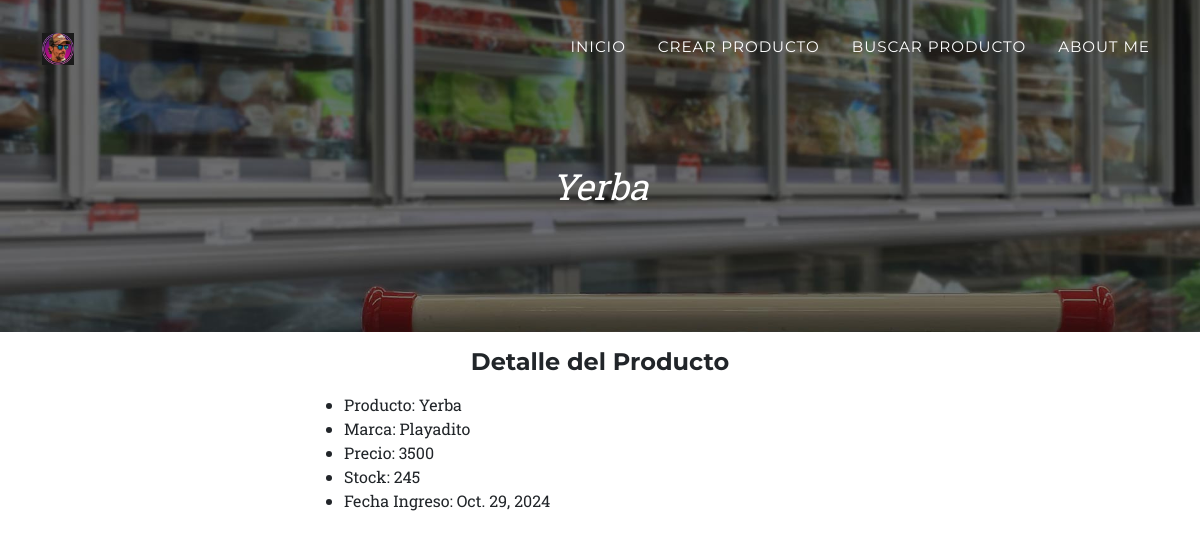
Page /ver_producto/1 on the committed database.
### supermercados/models.py (models this page shows, shortened)
class Productos(models.Model):
    producto    = models.CharField(max_length=20)
    marca       = models.CharField(max_length=20)
    precio      = models.IntegerField()
    stock       = models.IntegerField()
    fecha       = models.DateField()

### supermercados/views.py (the view)
# urls.py: path('ver_producto/<int:id>', views.verProducto, name='ver_producto'),
def verProducto(request, id):
    producto    = Productos.objects.get(id=id)
    return render(request, 'ver_producto.html',{'producto':producto})

### supermercados/templates/ver_producto.html (shortened to what this page needs)
{% extends "base.html" %}
{% block texto_principal %}
{{producto.producto}}
{% endblock texto_principal %}
{% block main %}
<div class="container col-md-6 form-group">
    <h4 class="my-3" style="text-align: center;">Detalle del Producto</h4>
    <ul>
        <li>Producto: {{producto.producto}}</li>
        <li>Marca: {{producto.marca}}</li>
        <li>Precio: {{producto.precio}}</li>
        <li>Stock: {{producto.stock}}</li>
        <li>Fecha Ingreso: {{producto.fecha}}</li>
    </ul>
    </div>
{% endblock main %}

### rows in the picture
Productos: producto "Yerba", marca "Playadito", precio "3500", stock "245", fecha "Oct. 29, 2024"
